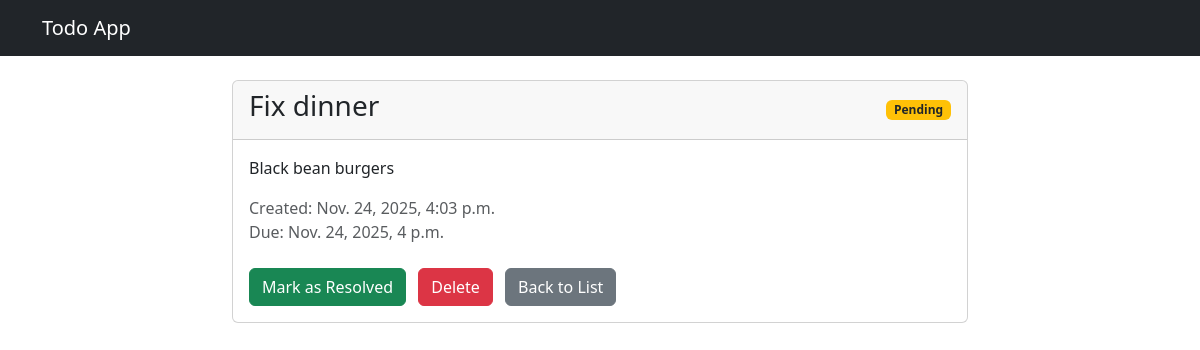
The page /api/todos/3/ on the database its author committed.
### todo_app/models.py (models this page shows, shortened)
class Todo(models.Model):
    title = models.CharField(max_length=200)
    description = models.TextField(blank=True, null=True)
    due_date = models.DateTimeField(blank=True, null=True)
    is_resolved = models.BooleanField(default=False)
    created_at = models.DateTimeField(auto_now_add=True)
    updated_at = models.DateTimeField(auto_now=True)

### todo_app/views.py (the view, shortened to what this page needs)
# urls.py: path('todos/<int:pk>/', views.todo_detail, name='todo_detail'),
@csrf_exempt
def todo_detail(request, pk):
    todo = get_object_or_404(Todo, pk=pk)
    if request.method == 'GET':
        return render(request, 'todo_app/todo_detail.html', {'todo': todo})
    elif request.method == 'DELETE':
        todo.delete()
        return JsonResponse({'message': 'Todo deleted successfully'}, status=204)

### todo_app/templates/todo_app/todo_detail.html (shortened to what this page needs)
{% extends 'todo_app/base.html' %}
{% block content %}
<div class="row">
    <div class="col-md-8 offset-md-2">
        <div class="card">
            <div class="card-header d-flex justify-content-between align-items-center">
                <h3>{{ todo.title }}</h3>
                <span class="badge {% if todo.is_resolved %}bg-success{% else %}bg-warning text-dark{% endif %}">
                    {% if todo.is_resolved %}Resolved{% else %}Pending{% endif %}
                </span>
            </div>
            <div class="card-body">
                {% if todo.description %}
                    <p class="card-text">{{ todo.description }}</p>
                {% endif %}
                <p class="text-muted">
                    Created: {{ todo.created_at }}<br>
                    {% if todo.due_date %}Due: {{ todo.due_date }}{% endif %}
                </p>
                <div class="mt-4">
                    {% if not todo.is_resolved %}
                        <button class="btn btn-success me-2" onclick="markResolved()">Mark as Resolved</button>
                    {% endif %}
                    <button class="btn btn-danger" onclick="deleteTodo()">Delete</button>
                    <a href="{% url 'todo_list' %}" class="btn btn-secondary ms-2">Back to List</a>
                </div>
            </div>
        </div>
    </div>
</div>
{% endblock %}

### rows shown on the page
Todo: title "Fix dinner", description "Black bean burgers", created_at "Nov. 24, 2025, 4:03 p.m.", due_date "Nov. 24, 2025, 4 p.m."
